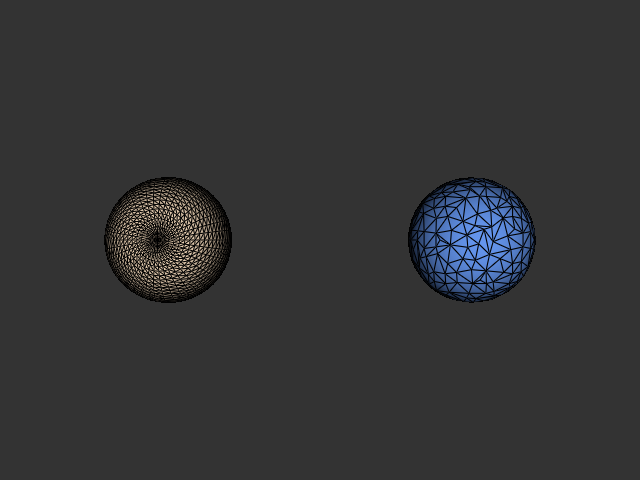

This figure's Python source:
#!/usr/bin/env python

# Reduce the polygon count of a sphere using vtkDecimatePro and display
# the original and decimated meshes side by side with visible edges.

# Factory overrides: importing these modules registers the OpenGL rendering
# and interaction style implementations for vtkRenderingCore factory classes.
import vtkmodules.vtkInteractionStyle  # noqa: F401
import vtkmodules.vtkRenderingOpenGL2  # noqa: F401
# VTK pipeline classes used in this example
from vtkmodules.vtkFiltersCore import vtkDecimatePro
from vtkmodules.vtkFiltersSources import vtkSphereSource
from vtkmodules.vtkRenderingCore import (
    vtkActor,
    vtkPolyDataMapper,
    vtkRenderWindow,
    vtkRenderWindowInteractor,
    vtkRenderer,
)

# Colors (normalized RGB)
bisque_rgb = (1.0, 0.894, 0.769)
cornflower_rgb = (0.392, 0.584, 0.929)
background_rgb = (0.2, 0.2, 0.2)

# Source: generate a high-resolution sphere
sphere_source = vtkSphereSource()
sphere_source.SetThetaResolution(40)
sphere_source.SetPhiResolution(40)

# Mapper: map the original sphere
original_mapper = vtkPolyDataMapper()
original_mapper.SetInputConnection(sphere_source.GetOutputPort())

# Actor: assign the original sphere (bisque), offset left
original_actor = vtkActor()
original_actor.SetMapper(original_mapper)
original_actor.GetProperty().SetColor(bisque_rgb)
original_actor.GetProperty().EdgeVisibilityOn()
original_actor.SetPosition(-1.2, 0, 0)

# Filter: decimate the sphere by 80%
decimate_filter = vtkDecimatePro()
decimate_filter.SetInputConnection(sphere_source.GetOutputPort())
decimate_filter.SetTargetReduction(0.8)
decimate_filter.PreserveTopologyOn()

# Mapper: map the decimated sphere
decimated_mapper = vtkPolyDataMapper()
decimated_mapper.SetInputConnection(decimate_filter.GetOutputPort())

# Actor: assign the decimated sphere (cornflower blue), offset right
decimated_actor = vtkActor()
decimated_actor.SetMapper(decimated_mapper)
decimated_actor.GetProperty().SetColor(cornflower_rgb)
decimated_actor.GetProperty().EdgeVisibilityOn()
decimated_actor.SetPosition(1.2, 0, 0)

# Renderer: assemble the scene
renderer = vtkRenderer()
renderer.AddActor(original_actor)
renderer.AddActor(decimated_actor)
renderer.SetBackground(background_rgb)

# Render window: display the rendered scene
render_window = vtkRenderWindow()
render_window.AddRenderer(renderer)
render_window.SetWindowName("decimate")
render_window.SetMultiSamples(0)
render_window.SetSize(640, 480)

# Interactor: handle mouse and keyboard events
render_window_interactor = vtkRenderWindowInteractor()
render_window_interactor.SetRenderWindow(render_window)

# Scene: configure the camera
renderer.ResetCamera()

# Start: launch the interactive visualization
render_window_interactor.Initialize()
render_window_interactor.Start()
